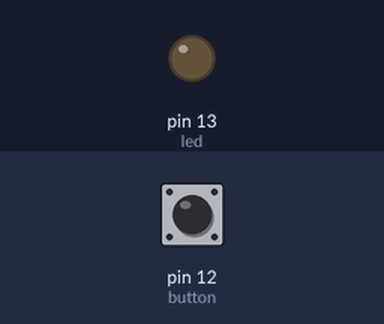
Recording of a sketch running on a simulated Arduino Uno, built with avr-gcc and run on an emulated ATmega328P. Shown: output pins drawn as LEDs (lit = HIGH). Inputs (shaded band) come from the test bench; at power-on: pin 12 (button) LOW.

Above: at 1.2 s.
1.3 s: pin 12 (button) pulled HIGH for 0.15 s
At 1.37 s:
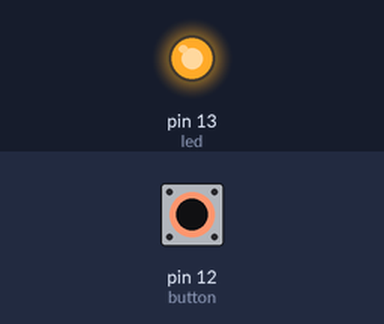
2.9 s: pin 12 (button) pulled HIGH for 3.2 s
At 6.5 s:
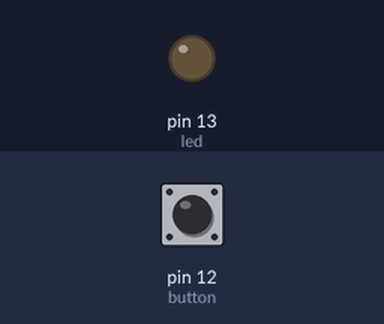
Timing chart, 0 to 8.0 s (numbered marks = the images above; inputs shaded):
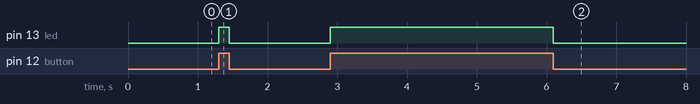

The sketch:

Arduino2-_Use_button_to_switch_on_lights.ino
```cpp
int led=13;
int button=12;

void setup() {
  // put your setup code here, to run once:
pinMode(led, OUTPUT);
pinMode(button, INPUT);
}

void loop() {
  // put your main code here, to run repeatedly:
int condition=digitalRead(button);
if(condition==HIGH){
  digitalWrite(led, HIGH);}
 else{
   digitalWrite(led, LOW);}
}
```

Measured:
- after the input at 1.3 s, pin 13 (led): LOW → HIGH at once, → LOW 0.15 s later
- after the input at 2.9 s, pin 13 (led): LOW → HIGH at once, → LOW 3.2 s later
